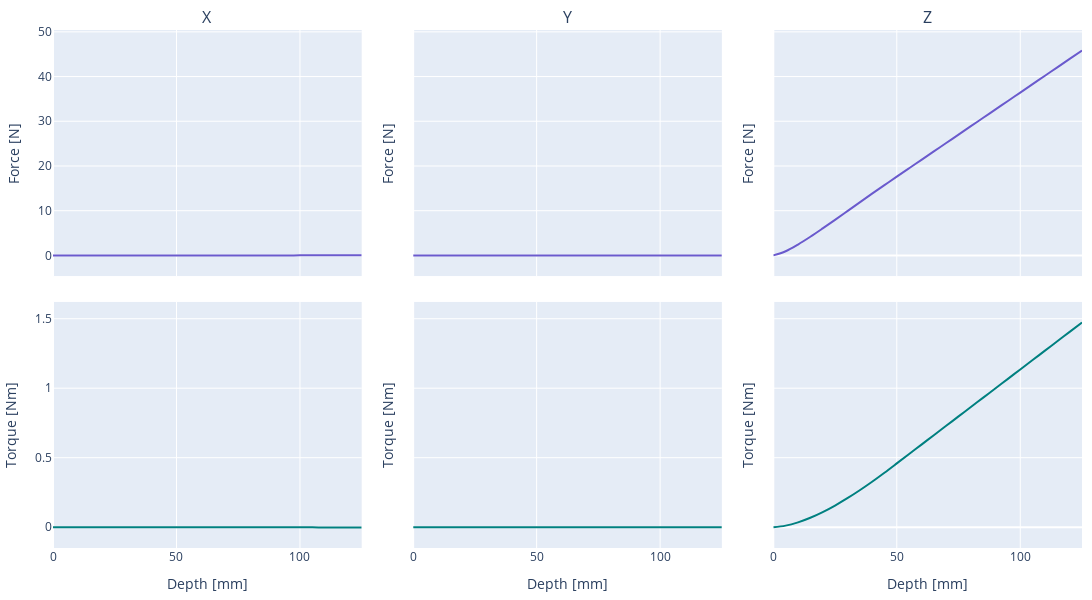

Notebook source saved alongside this figure:
### Code cell
fig = make_subplots(
    rows=2,
    cols=3,
    subplot_titles=("X", "Y", "Z"),
    shared_xaxes=True,
    shared_yaxes=True,
    vertical_spacing=0.05,
    horizontal_spacing=0.05,
)

x_axis_range = [
    np.min(result_matrix[:, 0]),
    np.max(result_matrix[:, 0]),
]
y_axis_range = [
    np.min(result_matrix[:, 1:4]) - np.ptp(result_matrix[:, 1:4]) * 0.1,
    np.max(result_matrix[:, 1:4]) + np.ptp(result_matrix[:, 1:4]) * 0.1,
]

for i in range(3):
    scatter = go.Scatter(
        x=result_matrix[:, 0],
        y=result_matrix[:, i + 1],
        line_shape="spline",
        line=dict(color="slateblue", width=2),
    )
    fig.add_trace(scatter, row=1, col=i + 1)
    fig.update_xaxes(range=x_axis_range, row=1, col=i + 1)
    fig.update_yaxes(range=y_axis_range, row=1, col=i + 1, title_text="Force [N]")

y_axis_range = [
    np.min(result_matrix[:, 4:8]) - np.ptp(result_matrix[:, 4:8]) * 0.1,
    np.max(result_matrix[:, 4:8]) + np.ptp(result_matrix[:, 4:8]) * 0.1,
]

for i in range(3):
    scatter = go.Scatter(
        x=result_matrix[:, 0],
        y=result_matrix[:, i + 4],
        line_shape="spline",
        line=dict(color="teal", width=2),
    )
    fig.add_trace(scatter, row=2, col=i + 1)
    fig.update_xaxes(range=x_axis_range, row=2, col=i + 1, title_text="Depth [mm]")
    fig.update_yaxes(range=y_axis_range, row=2, col=i + 1, title_text="Torque [Nm]")

fig.update_layout(
    width=1200,  # Adjusted for 6 plots
    height=600,
    margin=dict(l=10, r=10, t=30, b=10),
    showlegend=False,
)

display(fig)

### Figure 1 — Plotly figure (JSON) as saved in the notebook; plotly's stock layout.template omitted (floating-point values rounded to 4 significant figures)
{"data": [{"line": {"color": "slateblue", "shape": "spline", "width": 2}, "type": "scatter", "x": [0, 5, 10, 15, 20, 25, 30, 35, 40, 45, 50, 55, 60, 65, 70, 75, 80, 85, 90, 95, 100, 105, 110, 115, 120, 125], "xaxis": "x", "y": [0, -0.00113, -0.001423, 0.001466, -0.001471, 0.001017, -0.000719, 0.0009189, -0.000148, 0.0004136, 0.001075, 0.001731, 0.002388, 0.003044, 0.0037, 0.004356, 0.005012, 0.005668, 0.006324, 0.00698, 0.007636, 0.008292, 0.008948, 0.009605, 0.01026, 0.01092], "yaxis": "y"}, {"line": {"color": "slateblue", "shape": "spline", "width": 2}, "type": "scatter", "x": [0, 5, 10, 15, 20, 25, 30, 35, 40, 45, 50, 55, 60, 65, 70, 75, 80, 85, 90, 95, 100, 105, 110, 115, 120, 125], "xaxis": "x2", "y": [0, 0.0004078, 0.0005582, -0.0004324, 0.0006267, -0.0001603, -0.001084, -0.002941, -0.004233, -0.00583, -0.007406, -0.008987, -0.01057, -0.01215, -0.01373, -0.01531, -0.01689, -0.01847, -0.02005, -0.02164, -0.02322, -0.0248, -0.02638, -0.02796, -0.02954, -0.03112], "yaxis": "y2"}, {"line": {"color": "slateblue", "shape": "spline", "width": 2}, "type": "scatter", "x": [0, 5, 10, 15, 20, 25, 30, 35, 40, 45, 50, 55, 60, 65, 70, 75, 80, 85, 90, 95, 100, 105, 110, 115, 120, 125], "xaxis": "x3", "y": [0, 0.9334, 2.432, 4.169, 6.03, 7.954, 9.912, 11.87, 13.81, 15.72, 17.61, 19.49, 21.37, 23.25, 25.13, 27.01, 28.89, 30.78, 32.66, 34.54, 36.42, 38.3, 40.18, 42.06, 43.94, 45.82], "yaxis": "y3"}, {"line": {"color": "teal", "shape": "spline", "width": 2}, "type": "scatter", "x": [0, 5, 10, 15, 20, 25, 30, 35, 40, 45, 50, 55, 60, 65, 70, 75, 80, 85, 90, 95, 100, 105, 110, 115, 120, 125], "xaxis": "x4", "y": [0, 3.052e-05, 1.569e-05, -7.424e-05, -3.039e-05, -7.808e-05, -5.264e-05, -4.389e-05, -8.322e-05, -0.0001147, -0.0001533, -0.000194, -0.0002506, -0.0003229, -0.000411, -0.000515, -0.0006348, -0.0007703, -0.0009217, -0.001089, -0.001272, -0.001471, -0.001685, -0.001916, -0.002162, -0.002424], "yaxis": "y4"}, {"line": {"color": "teal", "shape": "spline", "width": 2}, "type": "scatter", "x": [0, 5, 10, 15, 20, 25, 30, 35, 40, 45, 50, 55, 60, 65, 70, 75, 80, 85, 90, 95, 100, 105, 110, 115, 120, 125], "xaxis": "x5", "y": [0, -2.62e-05, -3.265e-05, 1.509e-05, -2.817e-05, -8.733e-06, -4.082e-05, -7.099e-05, -8.724e-05, -0.0001169, -0.0001515, -0.0001918, -0.0002386, -0.000292, -0.000352, -0.0004185, -0.0004916, -0.0005712, -0.0006574, -0.0007501, -0.0008495, -0.0009553, -0.001068, -0.001187, -0.001312, -0.001444], "yaxis": "y5"}, {"line": {"color": "teal", "shape": "spline", "width": 2}, "type": "scatter", "x": [0, 5, 10, 15, 20, 25, 30, 35, 40, 45, 50, 55, 60, 65, 70, 75, 80, 85, 90, 95, 100, 105, 110, 115, 120, 125], "xaxis": "x6", "y": [0, 0.01109, 0.03461, 0.06768, 0.1085, 0.1558, 0.2084, 0.2655, 0.3268, 0.3918, 0.4589, 0.5265, 0.5941, 0.6617, 0.7293, 0.797, 0.8646, 0.9322, 0.9998, 1.067, 1.135, 1.203, 1.27, 1.338, 1.406, 1.473], "yaxis": "y6"}], "layout": {"annotations": [{"font": {"size": 16}, "showarrow": false, "text": "X", "x": 0.15, "xanchor": "center", "xref": "paper", "y": 1, "yanchor": "bottom", "yref": "paper"}, {"font": {"size": 16}, "showarrow": false, "text": "Y", "x": 0.5, "xanchor": "center", "xref": "paper", "y": 1, "yanchor": "bottom", "yref": "paper"}, {"font": {"size": 16}, "showarrow": false, "text": "Z", "x": 0.85, "xanchor": "center", "xref": "paper", "y": 1, "yanchor": "bottom", "yref": "paper"}], "height": 600, "margin": {"b": 10, "l": 10, "r": 10, "t": 30}, "showlegend": false, "width": 1200, "xaxis": {"anchor": "y", "domain": [0, 0.3], "matches": "x4", "range": [0, 125], "showticklabels": false}, "xaxis2": {"anchor": "y2", "domain": [0.35, 0.65], "matches": "x5", "range": [0, 125], "showticklabels": false}, "xaxis3": {"anchor": "y3", "domain": [0.7, 1], "matches": "x6", "range": [0, 125], "showticklabels": false}, "xaxis4": {"anchor": "y4", "domain": [0, 0.3], "range": [0, 125], "title": {"text": "Depth [mm]"}}, "xaxis5": {"anchor": "y5", "domain": [0.35, 0.65], "range": [0, 125], "title": {"text": "Depth [mm]"}}, "xaxis6": {"anchor": "y6", "domain": [0.7, 1], "range": [0, 125], "title": {"text": "Depth [mm]"}}, "yaxis": {"anchor": "x", "domain": [0.525, 1], "range": [-4.617, 50.41], "title": {"text": "Force [N]"}}, "yaxis2": {"anchor": "x2", "domain": [0.525, 1], "matches": "y", "range": [-4.617, 50.41], "showticklabels": false, "title": {"text": "Force [N]"}}, "yaxis3": {"anchor": "x3", "domain": [0.525, 1], "matches": "y", "range": [-4.617, 50.41], "showticklabels": false, "title": {"text": "Force [N]"}}, "yaxis4": {"anchor": "x4", "domain": [0, 0.475], "range": [-0.15, 1.621], "title": {"text": "Torque [Nm]"}}, "yaxis5": {"anchor": "x5", "domain": [0, 0.475], "matches": "y4", "range": [-0.15, 1.621], "showticklabels": false, "title": {"text": "Torque [Nm]"}}, "yaxis6": {"anchor": "x6", "domain": [0, 0.475], "matches": "y4", "range": [-0.15, 1.621], "showticklabels": false, "title": {"text": "Torque [Nm]"}}}}
